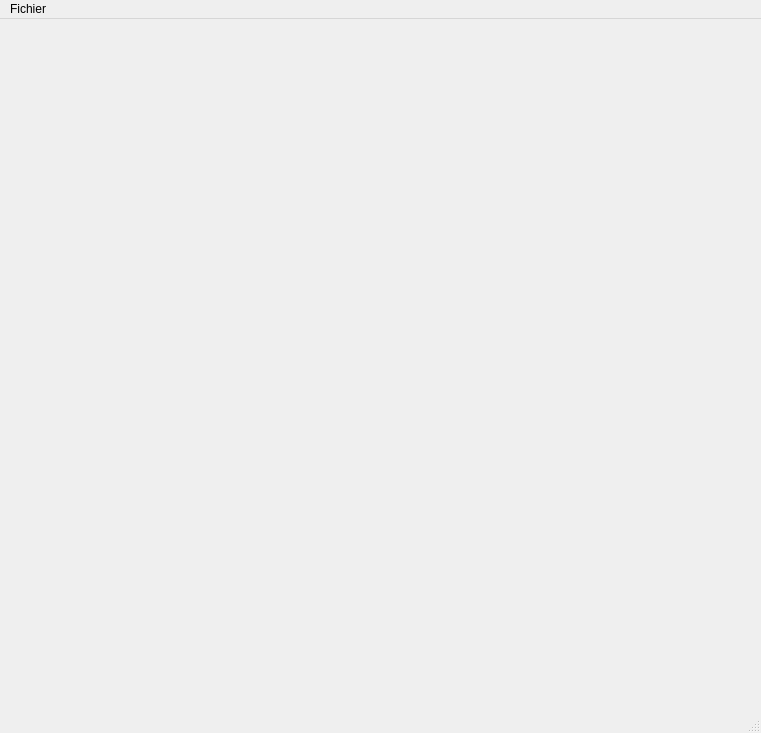
<?xml version="1.0" encoding="UTF-8"?>
<ui version="4.0">
 <class>Dames</class>
 <widget class="QMainWindow" name="Dames">
  <property name="geometry">
   <rect>
    <x>0</x>
    <y>0</y>
    <width>761</width>
    <height>733</height>
   </rect>
  </property>
  <property name="windowTitle">
   <string>Dames</string>
  </property>
  <property name="iconSize">
   <size>
    <width>50</width>
    <height>50</height>
   </size>
  </property>
  <widget class="QWidget" name="centralwidget">
   <layout class="QVBoxLayout" name="verticalLayout">
    <item>
     <layout class="QGridLayout" name="gridBoard">
      <property name="sizeConstraint">
       <enum>QLayout::SetFixedSize</enum>
      </property>
      <property name="spacing">
       <number>0</number>
      </property>
     </layout>
    </item>
   </layout>
  </widget>
  <widget class="QMenuBar" name="menubar">
   <property name="geometry">
    <rect>
     <x>0</x>
     <y>0</y>
     <width>761</width>
     <height>24</height>
    </rect>
   </property>
   <widget class="QMenu" name="menuFichier">
    <property name="title">
     <string>Fichier</string>
    </property>
    <addaction name="separator"/>
    <addaction name="actionNouvelle_partie"/>
    <addaction name="actionSauvegarder_la_partie"/>
    <addaction name="actionCharger_une_partie"/>
    <addaction name="separator"/>
    <addaction name="actionQuitter"/>
   </widget>
   <widget class="QMenu" name="menuA_propos">
    <property name="title">
     <string/>
    </property>
    <addaction name="action_propos_de_Qt"/>
    <addaction name="action_propos_de_Dames"/>
   </widget>
   <addaction name="menuFichier"/>
   <addaction name="menuA_propos"/>
  </widget>
  <widget class="QStatusBar" name="statusbar"/>
  <action name="actionNouvelle_partie">
   <property name="text">
    <string>Nouvelle partie</string>
   </property>
   <property name="shortcut">
    <string comment="Ctrl+N"/>
   </property>
   <property name="shortcutContext">
    <enum>Qt::WidgetWithChildrenShortcut</enum>
   </property>
   <property name="priority">
    <enum>QAction::HighPriority</enum>
   </property>
  </action>
  <action name="actionSauvegarder_la_partie">
   <property name="text">
    <string>Sauvegarder la partie</string>
   </property>
  </action>
  <action name="actionCharger_une_partie">
   <property name="text">
    <string>Charger une partie</string>
   </property>
  </action>
  <action name="actionQuitter">
   <property name="text">
    <string>Quitter</string>
   </property>
  </action>
  <action name="action_propos_de_Qt">
   <property name="text">
    <string>&amp;À propos de Qt</string>
   </property>
  </action>
  <action name="action_propos_de_Dames">
   <property name="text">
    <string>À &amp;propos de Dames</string>
   </property>
  </action>
 </widget>
 <resources/>
 <connections/>
</ui>
